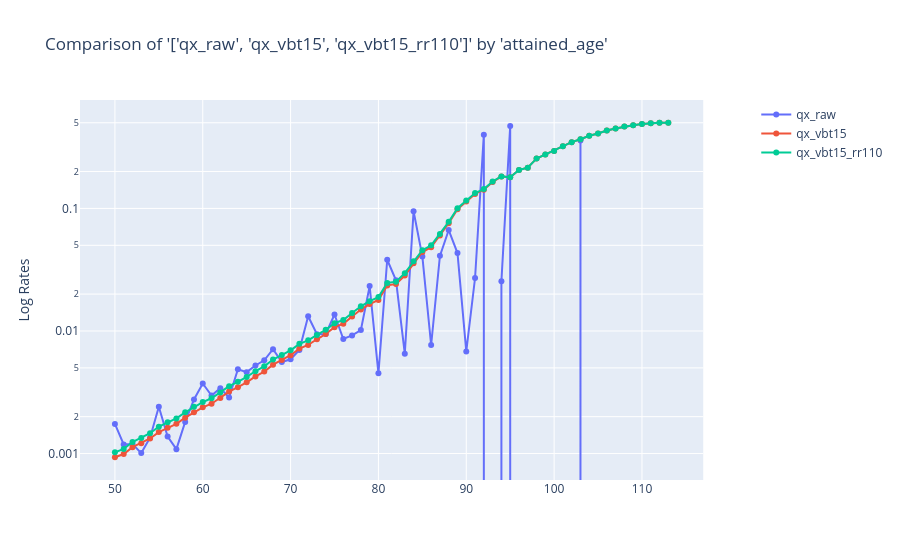

This figure's notebook cell:
### Code cell
charters.compare_rates(
    df=filtered_df,
    x_axis="attained_age",
    rates=["qx_raw", "qx_vbt15", "qx_vbt15_rr110"],
    weights=["amount_exposed"],
    y_log=True,
    # x_bins=6,
    display=True,
)
